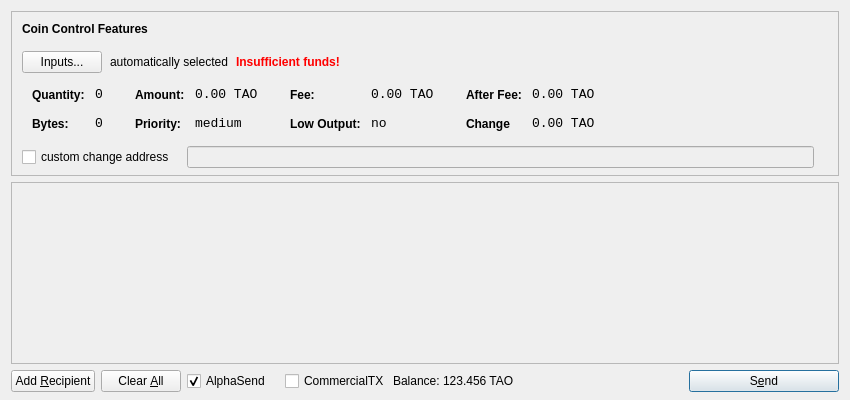
<?xml version="1.0" encoding="UTF-8"?>
<ui version="4.0">
 <class>SendCoinsDialog</class>
 <widget class="QDialog" name="SendCoinsDialog">
  <property name="geometry">
   <rect>
    <x>0</x>
    <y>0</y>
    <width>850</width>
    <height>400</height>
   </rect>
  </property>
  <property name="windowTitle">
   <string>Send Coins</string>
  </property>
  <layout class="QVBoxLayout" name="verticalLayout" stretch="0,1,0">
   <property name="bottomMargin">
    <number>8</number>
   </property>
   <item>
    <widget class="QFrame" name="frameCoinControl">
     <property name="sizePolicy">
      <sizepolicy hsizetype="Expanding" vsizetype="Expanding">
       <horstretch>0</horstretch>
       <verstretch>0</verstretch>
      </sizepolicy>
     </property>
     <property name="maximumSize">
      <size>
       <width>16777215</width>
       <height>16777215</height>
      </size>
     </property>
     <property name="frameShape">
      <enum>QFrame::StyledPanel</enum>
     </property>
     <property name="frameShadow">
      <enum>QFrame::Sunken</enum>
     </property>
     <layout class="QVBoxLayout" name="verticalLayoutCoinControl2">
      <property name="spacing">
       <number>-1</number>
      </property>
      <property name="leftMargin">
       <number>0</number>
      </property>
      <property name="topMargin">
       <number>0</number>
      </property>
      <property name="rightMargin">
       <number>0</number>
      </property>
      <property name="bottomMargin">
       <number>6</number>
      </property>
      <item>
       <layout class="QVBoxLayout" name="verticalLayoutCoinControl" stretch="0,0,0,0,1">
        <property name="spacing">
         <number>0</number>
        </property>
        <property name="leftMargin">
         <number>10</number>
        </property>
        <property name="topMargin">
         <number>10</number>
        </property>
        <item>
         <layout class="QHBoxLayout" name="horizontalLayoutCoinControl1">
          <property name="bottomMargin">
           <number>15</number>
          </property>
          <item>
           <widget class="QLabel" name="labelCoinControlFeatures">
            <property name="sizePolicy">
             <sizepolicy hsizetype="Preferred" vsizetype="Maximum">
              <horstretch>0</horstretch>
              <verstretch>0</verstretch>
             </sizepolicy>
            </property>
            <property name="font">
             <font>
              <weight>75</weight>
              <bold>true</bold>
             </font>
            </property>
            <property name="styleSheet">
             <string notr="true">font-weight:bold;</string>
            </property>
            <property name="text">
             <string>Coin Control Features</string>
            </property>
           </widget>
          </item>
         </layout>
        </item>
        <item>
         <layout class="QHBoxLayout" name="horizontalLayoutCoinControl2" stretch="0,0,0,0">
          <property name="spacing">
           <number>8</number>
          </property>
          <property name="bottomMargin">
           <number>10</number>
          </property>
          <item>
           <widget class="QPushButton" name="pushButtonCoinControl">
            <property name="styleSheet">
             <string notr="true"/>
            </property>
            <property name="text">
             <string>Inputs...</string>
            </property>
           </widget>
          </item>
          <item>
           <widget class="QLabel" name="labelCoinControlAutomaticallySelected">
            <property name="text">
             <string>automatically selected</string>
            </property>
            <property name="margin">
             <number>5</number>
            </property>
           </widget>
          </item>
          <item>
           <widget class="QLabel" name="labelCoinControlInsuffFunds">
            <property name="font">
             <font>
              <weight>75</weight>
              <bold>true</bold>
             </font>
            </property>
            <property name="styleSheet">
             <string notr="true">color:red;font-weight:bold;</string>
            </property>
            <property name="text">
             <string>Insufficient funds!</string>
            </property>
            <property name="margin">
             <number>5</number>
            </property>
           </widget>
          </item>
          <item>
           <spacer name="horizontalSpacerCoinControl">
            <property name="orientation">
             <enum>Qt::Horizontal</enum>
            </property>
            <property name="sizeHint" stdset="0">
             <size>
              <width>40</width>
              <height>1</height>
             </size>
            </property>
           </spacer>
          </item>
         </layout>
        </item>
        <item>
         <widget class="QWidget" name="widgetCoinControl" native="true">
          <property name="sizePolicy">
           <sizepolicy hsizetype="Preferred" vsizetype="Preferred">
            <horstretch>0</horstretch>
            <verstretch>0</verstretch>
           </sizepolicy>
          </property>
          <property name="minimumSize">
           <size>
            <width>0</width>
            <height>0</height>
           </size>
          </property>
          <property name="styleSheet">
           <string notr="true"/>
          </property>
          <layout class="QHBoxLayout" name="horizontalLayoutCoinControl5">
           <property name="margin">
            <number>0</number>
           </property>
           <item>
            <layout class="QHBoxLayout" name="horizontalLayoutCoinControl3" stretch="0,0,0,1">
             <property name="spacing">
              <number>20</number>
             </property>
             <property name="topMargin">
              <number>0</number>
             </property>
             <property name="bottomMargin">
              <number>10</number>
             </property>
             <item>
              <layout class="QFormLayout" name="formLayoutCoinControl1">
               <property name="horizontalSpacing">
                <number>10</number>
               </property>
               <property name="verticalSpacing">
                <number>14</number>
               </property>
               <property name="leftMargin">
                <number>10</number>
               </property>
               <property name="topMargin">
                <number>4</number>
               </property>
               <property name="rightMargin">
                <number>6</number>
               </property>
               <item row="0" column="0">
                <widget class="QLabel" name="labelCoinControlQuantityText">
                 <property name="styleSheet">
                  <string notr="true">font-weight:bold;</string>
                 </property>
                 <property name="text">
                  <string>Quantity:</string>
                 </property>
                 <property name="margin">
                  <number>0</number>
                 </property>
                </widget>
               </item>
               <item row="0" column="1">
                <widget class="QLabel" name="labelCoinControlQuantity">
                 <property name="font">
                  <font>
                   <family>Monospace</family>
                   <pointsize>10</pointsize>
                  </font>
                 </property>
                 <property name="cursor">
                  <cursorShape>IBeamCursor</cursorShape>
                 </property>
                 <property name="contextMenuPolicy">
                  <enum>Qt::ActionsContextMenu</enum>
                 </property>
                 <property name="text">
                  <string>0</string>
                 </property>
                 <property name="margin">
                  <number>0</number>
                 </property>
                 <property name="textInteractionFlags">
                  <set>Qt::LinksAccessibleByMouse|Qt::TextSelectableByKeyboard|Qt::TextSelectableByMouse</set>
                 </property>
                </widget>
               </item>
               <item row="1" column="0">
                <widget class="QLabel" name="labelCoinControlBytesText">
                 <property name="styleSheet">
                  <string notr="true">font-weight:bold;</string>
                 </property>
                 <property name="text">
                  <string>Bytes:</string>
                 </property>
                </widget>
               </item>
               <item row="1" column="1">
                <widget class="QLabel" name="labelCoinControlBytes">
                 <property name="font">
                  <font>
                   <family>Monospace</family>
                   <pointsize>10</pointsize>
                  </font>
                 </property>
                 <property name="cursor">
                  <cursorShape>IBeamCursor</cursorShape>
                 </property>
                 <property name="contextMenuPolicy">
                  <enum>Qt::ActionsContextMenu</enum>
                 </property>
                 <property name="text">
                  <string>0</string>
                 </property>
                 <property name="textInteractionFlags">
                  <set>Qt::LinksAccessibleByMouse|Qt::TextSelectableByKeyboard|Qt::TextSelectableByMouse</set>
                 </property>
                </widget>
               </item>
              </layout>
             </item>
             <item>
              <layout class="QFormLayout" name="formLayoutCoinControl2">
               <property name="horizontalSpacing">
                <number>10</number>
               </property>
               <property name="verticalSpacing">
                <number>14</number>
               </property>
               <property name="leftMargin">
                <number>6</number>
               </property>
               <property name="topMargin">
                <number>4</number>
               </property>
               <property name="rightMargin">
                <number>6</number>
               </property>
               <item row="0" column="0">
                <widget class="QLabel" name="labelCoinControlAmountText">
                 <property name="styleSheet">
                  <string notr="true">font-weight:bold;</string>
                 </property>
                 <property name="text">
                  <string>Amount:</string>
                 </property>
                 <property name="margin">
                  <number>0</number>
                 </property>
                </widget>
               </item>
               <item row="0" column="1">
                <widget class="QLabel" name="labelCoinControlAmount">
                 <property name="font">
                  <font>
                   <family>Monospace</family>
                   <pointsize>10</pointsize>
                  </font>
                 </property>
                 <property name="cursor">
                  <cursorShape>IBeamCursor</cursorShape>
                 </property>
                 <property name="contextMenuPolicy">
                  <enum>Qt::ActionsContextMenu</enum>
                 </property>
                 <property name="text">
                  <string>0.00 TAO</string>
                 </property>
                 <property name="textInteractionFlags">
                  <set>Qt::LinksAccessibleByMouse|Qt::TextSelectableByKeyboard|Qt::TextSelectableByMouse</set>
                 </property>
                </widget>
               </item>
               <item row="1" column="0">
                <widget class="QLabel" name="labelCoinControlPriorityText">
                 <property name="styleSheet">
                  <string notr="true">font-weight:bold;</string>
                 </property>
                 <property name="text">
                  <string>Priority:</string>
                 </property>
                </widget>
               </item>
               <item row="1" column="1">
                <widget class="QLabel" name="labelCoinControlPriority">
                 <property name="font">
                  <font>
                   <family>Monospace</family>
                   <pointsize>10</pointsize>
                  </font>
                 </property>
                 <property name="cursor">
                  <cursorShape>IBeamCursor</cursorShape>
                 </property>
                 <property name="contextMenuPolicy">
                  <enum>Qt::ActionsContextMenu</enum>
                 </property>
                 <property name="text">
                  <string>medium</string>
                 </property>
                 <property name="textInteractionFlags">
                  <set>Qt::LinksAccessibleByMouse|Qt::TextSelectableByKeyboard|Qt::TextSelectableByMouse</set>
                 </property>
                </widget>
               </item>
              </layout>
             </item>
             <item>
              <layout class="QFormLayout" name="formLayoutCoinControl3">
               <property name="horizontalSpacing">
                <number>10</number>
               </property>
               <property name="verticalSpacing">
                <number>14</number>
               </property>
               <property name="leftMargin">
                <number>6</number>
               </property>
               <property name="topMargin">
                <number>4</number>
               </property>
               <property name="rightMargin">
                <number>6</number>
               </property>
               <item row="0" column="0">
                <widget class="QLabel" name="labelCoinControlFeeText">
                 <property name="styleSheet">
                  <string notr="true">font-weight:bold;</string>
                 </property>
                 <property name="text">
                  <string>Fee:</string>
                 </property>
                 <property name="margin">
                  <number>0</number>
                 </property>
                </widget>
               </item>
               <item row="0" column="1">
                <widget class="QLabel" name="labelCoinControlFee">
                 <property name="font">
                  <font>
                   <family>Monospace</family>
                   <pointsize>10</pointsize>
                  </font>
                 </property>
                 <property name="cursor">
                  <cursorShape>IBeamCursor</cursorShape>
                 </property>
                 <property name="contextMenuPolicy">
                  <enum>Qt::ActionsContextMenu</enum>
                 </property>
                 <property name="text">
                  <string>0.00 TAO</string>
                 </property>
                 <property name="textInteractionFlags">
                  <set>Qt::LinksAccessibleByMouse|Qt::TextSelectableByKeyboard|Qt::TextSelectableByMouse</set>
                 </property>
                </widget>
               </item>
               <item row="1" column="0">
                <widget class="QLabel" name="labelCoinControlLowOutputText">
                 <property name="styleSheet">
                  <string notr="true">font-weight:bold;</string>
                 </property>
                 <property name="text">
                  <string>Low Output:</string>
                 </property>
                </widget>
               </item>
               <item row="1" column="1">
                <widget class="QLabel" name="labelCoinControlLowOutput">
                 <property name="font">
                  <font>
                   <family>Monospace</family>
                   <pointsize>10</pointsize>
                  </font>
                 </property>
                 <property name="cursor">
                  <cursorShape>IBeamCursor</cursorShape>
                 </property>
                 <property name="contextMenuPolicy">
                  <enum>Qt::ActionsContextMenu</enum>
                 </property>
                 <property name="text">
                  <string>no</string>
                 </property>
                 <property name="textInteractionFlags">
                  <set>Qt::LinksAccessibleByMouse|Qt::TextSelectableByKeyboard|Qt::TextSelectableByMouse</set>
                 </property>
                </widget>
               </item>
              </layout>
             </item>
             <item>
              <layout class="QFormLayout" name="formLayoutCoinControl4">
               <property name="horizontalSpacing">
                <number>10</number>
               </property>
               <property name="verticalSpacing">
                <number>14</number>
               </property>
               <property name="leftMargin">
                <number>6</number>
               </property>
               <property name="topMargin">
                <number>4</number>
               </property>
               <property name="rightMargin">
                <number>6</number>
               </property>
               <item row="0" column="0">
                <widget class="QLabel" name="labelCoinControlAfterFeeText">
                 <property name="styleSheet">
                  <string notr="true">font-weight:bold;</string>
                 </property>
                 <property name="text">
                  <string>After Fee:</string>
                 </property>
                 <property name="margin">
                  <number>0</number>
                 </property>
                </widget>
               </item>
               <item row="0" column="1">
                <widget class="QLabel" name="labelCoinControlAfterFee">
                 <property name="font">
                  <font>
                   <family>Monospace</family>
                   <pointsize>10</pointsize>
                  </font>
                 </property>
                 <property name="cursor">
                  <cursorShape>IBeamCursor</cursorShape>
                 </property>
                 <property name="contextMenuPolicy">
                  <enum>Qt::ActionsContextMenu</enum>
                 </property>
                 <property name="text">
                  <string>0.00 TAO</string>
                 </property>
                 <property name="textInteractionFlags">
                  <set>Qt::LinksAccessibleByMouse|Qt::TextSelectableByKeyboard|Qt::TextSelectableByMouse</set>
                 </property>
                </widget>
               </item>
               <item row="1" column="0">
                <widget class="QLabel" name="labelCoinControlChangeText">
                 <property name="styleSheet">
                  <string notr="true">font-weight:bold;</string>
                 </property>
                 <property name="text">
                  <string>Change</string>
                 </property>
                </widget>
               </item>
               <item row="1" column="1">
                <widget class="QLabel" name="labelCoinControlChange">
                 <property name="font">
                  <font>
                   <family>Monospace</family>
                   <pointsize>10</pointsize>
                  </font>
                 </property>
                 <property name="cursor">
                  <cursorShape>IBeamCursor</cursorShape>
                 </property>
                 <property name="contextMenuPolicy">
                  <enum>Qt::ActionsContextMenu</enum>
                 </property>
                 <property name="text">
                  <string>0.00 TAO</string>
                 </property>
                 <property name="textInteractionFlags">
                  <set>Qt::LinksAccessibleByMouse|Qt::TextSelectableByKeyboard|Qt::TextSelectableByMouse</set>
                 </property>
                </widget>
               </item>
              </layout>
             </item>
            </layout>
           </item>
          </layout>
         </widget>
        </item>
        <item>
         <layout class="QHBoxLayout" name="horizontalLayoutCoinControl4" stretch="0,0,0">
          <property name="spacing">
           <number>12</number>
          </property>
          <property name="sizeConstraint">
           <enum>QLayout::SetDefaultConstraint</enum>
          </property>
          <property name="topMargin">
           <number>5</number>
          </property>
          <property name="rightMargin">
           <number>5</number>
          </property>
          <item>
           <widget class="QCheckBox" name="checkBoxCoinControlChange">
            <property name="text">
             <string>custom change address</string>
            </property>
           </widget>
          </item>
          <item>
           <widget class="QLineEdit" name="lineEditCoinControlChange">
            <property name="enabled">
             <bool>false</bool>
            </property>
            <property name="sizePolicy">
             <sizepolicy hsizetype="Expanding" vsizetype="Fixed">
              <horstretch>0</horstretch>
              <verstretch>0</verstretch>
             </sizepolicy>
            </property>
           </widget>
          </item>
          <item>
           <widget class="QLabel" name="labelCoinControlChangeLabel">
            <property name="sizePolicy">
             <sizepolicy hsizetype="Preferred" vsizetype="Expanding">
              <horstretch>0</horstretch>
              <verstretch>0</verstretch>
             </sizepolicy>
            </property>
            <property name="minimumSize">
             <size>
              <width>0</width>
              <height>0</height>
             </size>
            </property>
            <property name="text">
             <string/>
            </property>
            <property name="margin">
             <number>3</number>
            </property>
           </widget>
          </item>
         </layout>
        </item>
        <item>
         <spacer name="verticalSpacerCoinControl">
          <property name="orientation">
           <enum>Qt::Vertical</enum>
          </property>
          <property name="sizeHint" stdset="0">
           <size>
            <width>800</width>
            <height>1</height>
           </size>
          </property>
         </spacer>
        </item>
       </layout>
      </item>
     </layout>
    </widget>
   </item>
   <item>
    <widget class="QScrollArea" name="scrollArea">
     <property name="widgetResizable">
      <bool>true</bool>
     </property>
     <widget class="QWidget" name="scrollAreaWidgetContents">
      <property name="geometry">
       <rect>
        <x>0</x>
        <y>0</y>
        <width>830</width>
        <height>165</height>
       </rect>
      </property>
      <layout class="QVBoxLayout" name="verticalLayout_2">
       <property name="margin">
        <number>0</number>
       </property>
       <item>
        <layout class="QVBoxLayout" name="entries">
         <property name="spacing">
          <number>6</number>
         </property>
        </layout>
       </item>
       <item>
        <spacer name="verticalSpacer">
         <property name="orientation">
          <enum>Qt::Vertical</enum>
         </property>
         <property name="sizeHint" stdset="0">
          <size>
           <width>20</width>
           <height>40</height>
          </size>
         </property>
        </spacer>
       </item>
      </layout>
     </widget>
    </widget>
   </item>
   <item>
    <layout class="QHBoxLayout" name="horizontalLayout">
     <item>
      <widget class="QPushButton" name="addButton">
       <property name="toolTip">
        <string>Send to multiple recipients at once</string>
       </property>
       <property name="text">
        <string>Add &amp;Recipient</string>
       </property>
       <property name="autoDefault">
        <bool>false</bool>
       </property>
      </widget>
     </item>
     <item>
      <widget class="QPushButton" name="clearButton">
       <property name="sizePolicy">
        <sizepolicy hsizetype="Minimum" vsizetype="Fixed">
         <horstretch>0</horstretch>
         <verstretch>0</verstretch>
        </sizepolicy>
       </property>
       <property name="toolTip">
        <string>Remove all transaction fields</string>
       </property>
       <property name="text">
        <string>Clear &amp;All</string>
       </property>
       <property name="autoRepeatDelay">
        <number>300</number>
       </property>
       <property name="autoDefault">
        <bool>false</bool>
       </property>
      </widget>
     </item>
     <item>
      <layout class="QHBoxLayout" name="horizontalLayout_2">
       <property name="spacing">
        <number>3</number>
       </property>
        <item>
        <widget class="QCheckBox" name="checkUseDarksend">
         <property name="minimumSize">
          <size>
           <width>95</width>
           <height>0</height>
          </size>
         </property>
         <property name="text">
          <string>AlphaSend</string>
         </property>
         <property name="checked">
          <bool>true</bool>
         </property>
        </widget>
       </item>
       <item>
        <widget class="QCheckBox" name="checkInstantX">
         <property name="enabled">
          <bool>true</bool>
         </property>
         <property name="minimumSize">
          <size>
           <width>85</width>
           <height>0</height>
          </size>
         </property>
         <property name="text">
          <string>CommercialTX</string>
         </property>
        </widget>
       </item>
       <item>
        <widget class="QLabel" name="label">
         <property name="sizePolicy">
          <sizepolicy hsizetype="Preferred" vsizetype="Fixed">
           <horstretch>0</horstretch>
           <verstretch>0</verstretch>
          </sizepolicy>
         </property>
         <property name="text">
          <string>Balance:</string>
         </property>
        </widget>
       </item>
       <item>
        <widget class="QLabel" name="labelBalance">
         <property name="sizePolicy">
          <sizepolicy hsizetype="Preferred" vsizetype="Fixed">
           <horstretch>0</horstretch>
           <verstretch>0</verstretch>
          </sizepolicy>
         </property>
         <property name="cursor">
          <cursorShape>IBeamCursor</cursorShape>
         </property>
         <property name="text">
          <string>123.456 TAO</string>
         </property>
         <property name="textInteractionFlags">
          <set>Qt::LinksAccessibleByMouse|Qt::TextSelectableByKeyboard|Qt::TextSelectableByMouse</set>
         </property>
        </widget>
       </item>
      </layout>
     </item>
     <item>
      <spacer name="horizontalSpacer">
       <property name="orientation">
        <enum>Qt::Horizontal</enum>
       </property>
       <property name="sizeHint" stdset="0">
        <size>
         <width>40</width>
         <height>20</height>
        </size>
       </property>
      </spacer>
     </item>
     <item>
      <widget class="QPushButton" name="sendButton">
       <property name="minimumSize">
        <size>
         <width>150</width>
         <height>0</height>
        </size>
       </property>
       <property name="toolTip">
        <string>Confirm the send action</string>
       </property>
       <property name="text">
        <string>S&amp;end</string>
       </property>
       <property name="icon">
        <iconset resource="../bitcoin.qrc">
         <normaloff>:/icons/send</normaloff>:/icons/send</iconset>
       </property>
       <property name="default">
        <bool>true</bool>
       </property>
      </widget>
     </item>
    </layout>
   </item>
  </layout>
 </widget>
 <resources>
  <include location="../bitcoin.qrc"/>
 </resources>
 <connections/>
</ui>
